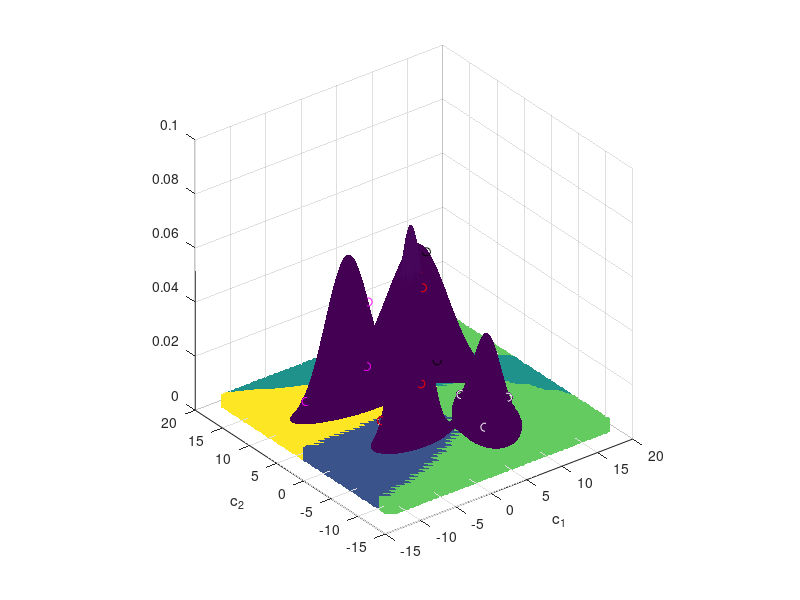

Write MATLAB code to recreate this figure.
clear;
load('data.mat');
N = 5;

%% a)
m1 = mean(k1, 2);
m2 = mean(k2, 2);
m3 = mean(k3, 2);
m4 = mean(k4, 2);

S1 = cov(k1')*(N-1)/N;
S2 = cov(k2')*(N-1)/N;
S3 = cov(k3')*(N-1)/N;
S4 = cov(k4')*(N-1)/N;

%% visual
mid = mean([m1, m2, m3, m4], 2);
x = mid(1)-15:0.1:mid(1)+15;
y = mid(2)-15:0.1:mid(2)+15;

[X, Y] = meshgrid(x, y);
F = mvnpdf([X(:), Y(:)], m1', S1);
F = F + mvnpdf([X(:), Y(:)], m2', S2);
F = F + mvnpdf([X(:), Y(:)], m3', S3);
F = F + mvnpdf([X(:), Y(:)], m4', S4);
F = reshape(F,length(x),length(y));

surf(x, y, F, 'EdgeColor', 'None');
shading interp
hold on
axis square

plot3(k1(1,:), k1(2,:), mvnpdf(k1', m1', S1), 'ro');
plot3(k2(1,:), k2(2,:), mvnpdf(k2', m2', S2), 'ko');
plot3(k3(1,:), k3(2,:), mvnpdf(k3', m3', S3), 'wo');
plot3(k4(1,:), k4(2,:), mvnpdf(k4', m4', S4), 'mo');

xlabel('c_1');
ylabel('c_2');

%% b)
c = [[-2 2]
    [6 12]
    [5 -3]
    [-5 7]];

mvnpdf(c, m1', S1)
mvnpdf(c, m2', S2)
mvnpdf(c, m3', S3)
mvnpdf(c, m4', S4)

%% c)
mid = mean([m1, m2, m3, m4], 2);
x = mid(1)-15:0.25:mid(1)+15;
y = mid(2)-15:0.25:mid(2)+15;

[X, Y] = meshgrid(x, y);
F1 = reshape(mvnpdf([X(:), Y(:)], m1', S1),length(x), length(y));
F2 = reshape(mvnpdf([X(:), Y(:)], m2', S2),length(x), length(y));
F3 = reshape(mvnpdf([X(:), Y(:)], m3', S3),length(x), length(y));
F4 = reshape(mvnpdf([X(:), Y(:)], m4', S4),length(x), length(y));
F = cat(3, F1, F2, F3, F4);
[V, I] = max(F, [], 3);

scatter(X(:), Y(:), 100, I(:), 's', 'fill');
